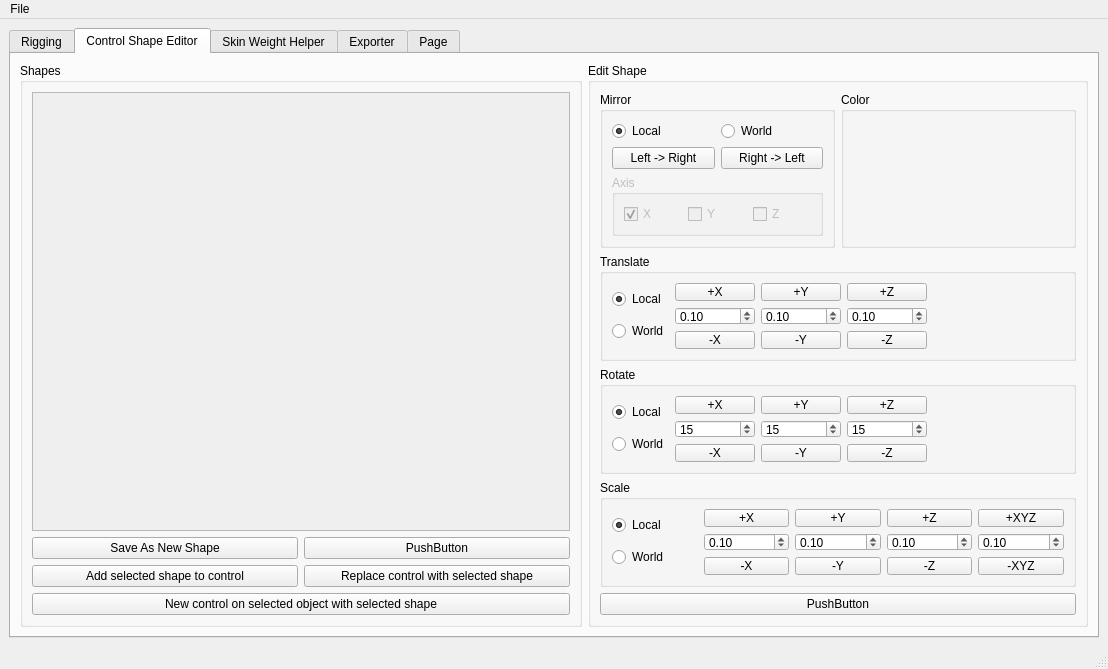
<?xml version="1.0" encoding="UTF-8"?>
<ui version="4.0">
 <author>Ryan Chan</author>
 <class>MainWindow</class>
 <widget class="QMainWindow" name="MainWindow">
  <property name="geometry">
   <rect>
    <x>0</x>
    <y>0</y>
    <width>1108</width>
    <height>669</height>
   </rect>
  </property>
  <property name="minimumSize">
   <size>
    <width>400</width>
    <height>600</height>
   </size>
  </property>
  <property name="windowTitle">
   <string>MainWindow</string>
  </property>
  <widget class="QWidget" name="centralwidget">
   <property name="toolTipDuration">
    <number>-1</number>
   </property>
   <layout class="QVBoxLayout" name="verticalLayout">
    <item>
     <widget class="QTabWidget" name="tabWidget">
      <property name="autoFillBackground">
       <bool>false</bool>
      </property>
      <property name="currentIndex">
       <number>1</number>
      </property>
      <property name="usesScrollButtons">
       <bool>true</bool>
      </property>
      <property name="tabsClosable">
       <bool>false</bool>
      </property>
      <property name="tabBarAutoHide">
       <bool>false</bool>
      </property>
      <widget class="QWidget" name="tab">
       <attribute name="title">
        <string>Rigging</string>
       </attribute>
       <layout class="QHBoxLayout" name="horizontalLayout_3">
        <item>
         <widget class="QGroupBox" name="groupBox">
          <property name="title">
           <string>Rig Assets</string>
          </property>
          <layout class="QVBoxLayout" name="verticalLayout_6">
           <item>
            <widget class="QColumnView" name="columnView_3"/>
           </item>
          </layout>
         </widget>
        </item>
        <item>
         <widget class="QGroupBox" name="groupBox_2">
          <property name="title">
           <string>Rig Tree</string>
          </property>
          <layout class="QVBoxLayout" name="verticalLayout_5">
           <item>
            <widget class="QTreeWidget" name="treeWidget">
             <property name="horizontalScrollBarPolicy">
              <enum>Qt::ScrollBarAlwaysOff</enum>
             </property>
             <property name="sizeAdjustPolicy">
              <enum>QAbstractScrollArea::AdjustIgnored</enum>
             </property>
             <property name="allColumnsShowFocus">
              <bool>false</bool>
             </property>
             <property name="columnCount">
              <number>3</number>
             </property>
             <attribute name="headerVisible">
              <bool>false</bool>
             </attribute>
             <attribute name="headerHighlightSections">
              <bool>false</bool>
             </attribute>
             <attribute name="headerMinimumSectionSize">
              <number>40</number>
             </attribute>
             <attribute name="headerShowSortIndicator" stdset="0">
              <bool>false</bool>
             </attribute>
             <column>
              <property name="text">
               <string>Name</string>
              </property>
             </column>
             <column>
              <property name="text">
               <string>Type</string>
              </property>
             </column>
             <column>
              <property name="text">
               <string>Version</string>
              </property>
             </column>
            </widget>
           </item>
          </layout>
         </widget>
        </item>
        <item>
         <widget class="QGroupBox" name="groupBox_3">
          <property name="title">
           <string>Attribute Editor</string>
          </property>
          <layout class="QVBoxLayout" name="verticalLayout_7">
           <item>
            <widget class="QGroupBox" name="groupBox_4">
             <property name="title">
              <string>Selected joint</string>
             </property>
             <layout class="QVBoxLayout" name="verticalLayout_8">
              <item>
               <widget class="QColumnView" name="columnView_2"/>
              </item>
             </layout>
            </widget>
           </item>
           <item>
            <widget class="QPushButton" name="pushButton_3">
             <property name="text">
              <string>Update Rig</string>
             </property>
            </widget>
           </item>
          </layout>
         </widget>
        </item>
        <item>
         <layout class="QVBoxLayout" name="verticalLayout_2">
          <item>
           <widget class="QPushButton" name="pushButton">
            <property name="maximumSize">
             <size>
              <width>40</width>
              <height>40</height>
             </size>
            </property>
            <property name="text">
             <string>Show Locators</string>
            </property>
           </widget>
          </item>
          <item>
           <widget class="QPushButton" name="pushButton_2">
            <property name="maximumSize">
             <size>
              <width>40</width>
              <height>40</height>
             </size>
            </property>
            <property name="text">
             <string>Show mesh</string>
            </property>
           </widget>
          </item>
          <item>
           <widget class="QPushButton" name="pushButton_7">
            <property name="maximumSize">
             <size>
              <width>40</width>
              <height>40</height>
             </size>
            </property>
            <property name="text">
             <string>ShowControls</string>
            </property>
           </widget>
          </item>
          <item>
           <widget class="QPushButton" name="pushButton_38">
            <property name="maximumSize">
             <size>
              <width>40</width>
              <height>40</height>
             </size>
            </property>
            <property name="text">
             <string>ShopLRA</string>
            </property>
           </widget>
          </item>
          <item>
           <widget class="Line" name="line">
            <property name="orientation">
             <enum>Qt::Horizontal</enum>
            </property>
           </widget>
          </item>
          <item>
           <widget class="QPushButton" name="pushButton_8">
            <property name="maximumSize">
             <size>
              <width>40</width>
              <height>40</height>
             </size>
            </property>
            <property name="text">
             <string>PushButton</string>
            </property>
           </widget>
          </item>
          <item>
           <widget class="QPushButton" name="pushButton_9">
            <property name="maximumSize">
             <size>
              <width>40</width>
              <height>40</height>
             </size>
            </property>
            <property name="text">
             <string>PushButton</string>
            </property>
           </widget>
          </item>
          <item>
           <widget class="QPushButton" name="pushButton_10">
            <property name="maximumSize">
             <size>
              <width>40</width>
              <height>40</height>
             </size>
            </property>
            <property name="text">
             <string>PushButton</string>
            </property>
           </widget>
          </item>
          <item>
           <spacer name="verticalSpacer">
            <property name="orientation">
             <enum>Qt::Vertical</enum>
            </property>
            <property name="sizeHint" stdset="0">
             <size>
              <width>20</width>
              <height>40</height>
             </size>
            </property>
           </spacer>
          </item>
         </layout>
        </item>
       </layout>
      </widget>
      <widget class="QWidget" name="tab_2">
       <attribute name="title">
        <string>Control Shape Editor</string>
       </attribute>
       <layout class="QHBoxLayout" name="horizontalLayout_2">
        <item>
         <widget class="QGroupBox" name="groupBox_5">
          <property name="title">
           <string>Shapes</string>
          </property>
          <layout class="QVBoxLayout" name="verticalLayout_9">
           <item>
            <layout class="QVBoxLayout" name="verticalLayout_3">
             <item>
              <widget class="QScrollArea" name="scrollArea">
               <property name="widgetResizable">
                <bool>true</bool>
               </property>
               <widget class="QWidget" name="scrollAreaWidgetContents">
                <property name="geometry">
                 <rect>
                  <x>0</x>
                  <y>0</y>
                  <width>536</width>
                  <height>438</height>
                 </rect>
                </property>
               </widget>
              </widget>
             </item>
             <item>
              <layout class="QHBoxLayout" name="horizontalLayout_9">
               <item>
                <widget class="QPushButton" name="pushButton_17">
                 <property name="text">
                  <string>Save As New Shape</string>
                 </property>
                </widget>
               </item>
               <item>
                <widget class="QPushButton" name="pushButton_16">
                 <property name="text">
                  <string>PushButton</string>
                 </property>
                </widget>
               </item>
              </layout>
             </item>
             <item>
              <layout class="QHBoxLayout" name="horizontalLayout_12">
               <item>
                <widget class="QPushButton" name="pushButton_36">
                 <property name="text">
                  <string>Add selected shape to control</string>
                 </property>
                </widget>
               </item>
               <item>
                <widget class="QPushButton" name="pushButton_11">
                 <property name="text">
                  <string>Replace control with selected shape</string>
                 </property>
                </widget>
               </item>
              </layout>
             </item>
             <item>
              <widget class="QPushButton" name="pushButton_37">
               <property name="text">
                <string>New control on selected object with selected shape</string>
               </property>
              </widget>
             </item>
            </layout>
           </item>
          </layout>
         </widget>
        </item>
        <item>
         <widget class="QGroupBox" name="groupBox_6">
          <property name="maximumSize">
           <size>
            <width>500</width>
            <height>16777215</height>
           </size>
          </property>
          <property name="title">
           <string>Edit Shape</string>
          </property>
          <layout class="QVBoxLayout" name="verticalLayout_12">
           <item>
            <layout class="QHBoxLayout" name="horizontalLayout">
             <item>
              <widget class="QGroupBox" name="groupBox_8">
               <property name="title">
                <string>Mirror</string>
               </property>
               <layout class="QVBoxLayout" name="verticalLayout_15">
                <item>
                 <layout class="QHBoxLayout" name="horizontalLayout_7">
                  <item>
                   <widget class="QRadioButton" name="radioButton_3">
                    <property name="text">
                     <string>Local</string>
                    </property>
                    <property name="checked">
                     <bool>true</bool>
                    </property>
                    <attribute name="buttonGroup">
                     <string notr="true">BG_shape_mirror_space</string>
                    </attribute>
                   </widget>
                  </item>
                  <item>
                   <widget class="QRadioButton" name="radioButton_4">
                    <property name="text">
                     <string>World</string>
                    </property>
                    <attribute name="buttonGroup">
                     <string notr="true">BG_shape_mirror_space</string>
                    </attribute>
                   </widget>
                  </item>
                 </layout>
                </item>
                <item>
                 <layout class="QHBoxLayout" name="horizontalLayout_6">
                  <item>
                   <widget class="QPushButton" name="pushButton_14">
                    <property name="text">
                     <string>Left -&gt; Right</string>
                    </property>
                   </widget>
                  </item>
                  <item>
                   <widget class="QPushButton" name="pushButton_15">
                    <property name="text">
                     <string>Right -&gt; Left</string>
                    </property>
                   </widget>
                  </item>
                 </layout>
                </item>
                <item>
                 <widget class="QGroupBox" name="groupBox_9">
                  <property name="enabled">
                   <bool>false</bool>
                  </property>
                  <property name="title">
                   <string>Axis</string>
                  </property>
                  <layout class="QHBoxLayout" name="horizontalLayout_8">
                   <item>
                    <widget class="QCheckBox" name="checkBox_3">
                     <property name="text">
                      <string>X</string>
                     </property>
                     <property name="checked">
                      <bool>true</bool>
                     </property>
                     <property name="tristate">
                      <bool>false</bool>
                     </property>
                    </widget>
                   </item>
                   <item>
                    <widget class="QCheckBox" name="checkBox_2">
                     <property name="text">
                      <string>Y</string>
                     </property>
                    </widget>
                   </item>
                   <item>
                    <widget class="QCheckBox" name="checkBox">
                     <property name="text">
                      <string>Z</string>
                     </property>
                    </widget>
                   </item>
                  </layout>
                 </widget>
                </item>
               </layout>
              </widget>
             </item>
             <item>
              <widget class="QGroupBox" name="groupBox_12">
               <property name="title">
                <string>Color</string>
               </property>
              </widget>
             </item>
            </layout>
           </item>
           <item>
            <layout class="QVBoxLayout" name="verticalLayout_11">
             <item>
              <widget class="QGroupBox" name="groupBox_7">
               <property name="title">
                <string>Translate</string>
               </property>
               <layout class="QHBoxLayout" name="horizontalLayout_5">
                <item>
                 <layout class="QVBoxLayout" name="verticalLayout_13">
                  <item>
                   <widget class="QRadioButton" name="radioButton_2">
                    <property name="text">
                     <string>Local</string>
                    </property>
                    <property name="checked">
                     <bool>true</bool>
                    </property>
                    <attribute name="buttonGroup">
                     <string notr="true">BG_shape_translate_space</string>
                    </attribute>
                   </widget>
                  </item>
                  <item>
                   <widget class="QRadioButton" name="radioButton">
                    <property name="text">
                     <string>World</string>
                    </property>
                    <attribute name="buttonGroup">
                     <string notr="true">BG_shape_translate_space</string>
                    </attribute>
                   </widget>
                  </item>
                 </layout>
                </item>
                <item>
                 <layout class="QVBoxLayout" name="verticalLayout_14">
                  <item>
                   <widget class="QPushButton" name="pushButton_12">
                    <property name="text">
                     <string>+X</string>
                    </property>
                   </widget>
                  </item>
                  <item>
                   <widget class="QDoubleSpinBox" name="doubleSpinBox">
                    <property name="singleStep">
                     <double>0.100000000000000</double>
                    </property>
                    <property name="value">
                     <double>0.100000000000000</double>
                    </property>
                   </widget>
                  </item>
                  <item>
                   <widget class="QPushButton" name="pushButton_13">
                    <property name="text">
                     <string>-X</string>
                    </property>
                   </widget>
                  </item>
                 </layout>
                </item>
                <item>
                 <layout class="QVBoxLayout" name="verticalLayout_19">
                  <item>
                   <widget class="QPushButton" name="pushButton_18">
                    <property name="text">
                     <string>+Y</string>
                    </property>
                   </widget>
                  </item>
                  <item>
                   <widget class="QDoubleSpinBox" name="doubleSpinBox_3">
                    <property name="singleStep">
                     <double>0.100000000000000</double>
                    </property>
                    <property name="value">
                     <double>0.100000000000000</double>
                    </property>
                   </widget>
                  </item>
                  <item>
                   <widget class="QPushButton" name="pushButton_19">
                    <property name="text">
                     <string>-Y</string>
                    </property>
                   </widget>
                  </item>
                 </layout>
                </item>
                <item>
                 <layout class="QVBoxLayout" name="verticalLayout_20">
                  <item>
                   <widget class="QPushButton" name="pushButton_20">
                    <property name="text">
                     <string>+Z</string>
                    </property>
                   </widget>
                  </item>
                  <item>
                   <widget class="QDoubleSpinBox" name="doubleSpinBox_4">
                    <property name="singleStep">
                     <double>0.100000000000000</double>
                    </property>
                    <property name="value">
                     <double>0.100000000000000</double>
                    </property>
                   </widget>
                  </item>
                  <item>
                   <widget class="QPushButton" name="pushButton_21">
                    <property name="text">
                     <string>-Z</string>
                    </property>
                   </widget>
                  </item>
                 </layout>
                </item>
                <item>
                 <spacer name="horizontalSpacer">
                  <property name="orientation">
                   <enum>Qt::Horizontal</enum>
                  </property>
                  <property name="sizeHint" stdset="0">
                   <size>
                    <width>40</width>
                    <height>20</height>
                   </size>
                  </property>
                 </spacer>
                </item>
               </layout>
              </widget>
             </item>
             <item>
              <widget class="QGroupBox" name="groupBox_10">
               <property name="title">
                <string>Rotate</string>
               </property>
               <layout class="QHBoxLayout" name="horizontalLayout_10">
                <item>
                 <layout class="QVBoxLayout" name="verticalLayout_18">
                  <item>
                   <widget class="QRadioButton" name="radioButton_7">
                    <property name="text">
                     <string>Local</string>
                    </property>
                    <property name="checked">
                     <bool>true</bool>
                    </property>
                    <attribute name="buttonGroup">
                     <string notr="true">BG_shape_rotate_space</string>
                    </attribute>
                   </widget>
                  </item>
                  <item>
                   <widget class="QRadioButton" name="radioButton_8">
                    <property name="text">
                     <string>World</string>
                    </property>
                    <attribute name="buttonGroup">
                     <string notr="true">BG_shape_rotate_space</string>
                    </attribute>
                   </widget>
                  </item>
                 </layout>
                </item>
                <item>
                 <layout class="QVBoxLayout" name="verticalLayout_21">
                  <item>
                   <widget class="QPushButton" name="pushButton_22">
                    <property name="text">
                     <string>+X</string>
                    </property>
                   </widget>
                  </item>
                  <item>
                   <widget class="QDoubleSpinBox" name="doubleSpinBox_5">
                    <property name="decimals">
                     <number>0</number>
                    </property>
                    <property name="maximum">
                     <double>360.000000000000000</double>
                    </property>
                    <property name="singleStep">
                     <double>5.000000000000000</double>
                    </property>
                    <property name="value">
                     <double>15.000000000000000</double>
                    </property>
                   </widget>
                  </item>
                  <item>
                   <widget class="QPushButton" name="pushButton_23">
                    <property name="text">
                     <string>-X</string>
                    </property>
                   </widget>
                  </item>
                 </layout>
                </item>
                <item>
                 <layout class="QVBoxLayout" name="verticalLayout_22">
                  <item>
                   <widget class="QPushButton" name="pushButton_24">
                    <property name="text">
                     <string>+Y</string>
                    </property>
                   </widget>
                  </item>
                  <item>
                   <widget class="QDoubleSpinBox" name="doubleSpinBox_6">
                    <property name="decimals">
                     <number>0</number>
                    </property>
                    <property name="maximum">
                     <double>360.000000000000000</double>
                    </property>
                    <property name="singleStep">
                     <double>5.000000000000000</double>
                    </property>
                    <property name="value">
                     <double>15.000000000000000</double>
                    </property>
                   </widget>
                  </item>
                  <item>
                   <widget class="QPushButton" name="pushButton_25">
                    <property name="text">
                     <string>-Y</string>
                    </property>
                   </widget>
                  </item>
                 </layout>
                </item>
                <item>
                 <layout class="QVBoxLayout" name="verticalLayout_23">
                  <item>
                   <widget class="QPushButton" name="pushButton_26">
                    <property name="text">
                     <string>+Z</string>
                    </property>
                   </widget>
                  </item>
                  <item>
                   <widget class="QDoubleSpinBox" name="doubleSpinBox_7">
                    <property name="decimals">
                     <number>0</number>
                    </property>
                    <property name="maximum">
                     <double>360.000000000000000</double>
                    </property>
                    <property name="singleStep">
                     <double>5.000000000000000</double>
                    </property>
                    <property name="value">
                     <double>15.000000000000000</double>
                    </property>
                   </widget>
                  </item>
                  <item>
                   <widget class="QPushButton" name="pushButton_27">
                    <property name="text">
                     <string>-Z</string>
                    </property>
                   </widget>
                  </item>
                 </layout>
                </item>
                <item>
                 <spacer name="horizontalSpacer_2">
                  <property name="orientation">
                   <enum>Qt::Horizontal</enum>
                  </property>
                  <property name="sizeHint" stdset="0">
                   <size>
                    <width>40</width>
                    <height>20</height>
                   </size>
                  </property>
                 </spacer>
                </item>
               </layout>
              </widget>
             </item>
             <item>
              <widget class="QGroupBox" name="groupBox_11">
               <property name="title">
                <string>Scale</string>
               </property>
               <layout class="QHBoxLayout" name="horizontalLayout_11">
                <item>
                 <layout class="QVBoxLayout" name="verticalLayout_24">
                  <item>
                   <widget class="QRadioButton" name="radioButton_9">
                    <property name="text">
                     <string>Local</string>
                    </property>
                    <property name="checked">
                     <bool>true</bool>
                    </property>
                    <attribute name="buttonGroup">
                     <string notr="true">BG_shape_scale_space</string>
                    </attribute>
                   </widget>
                  </item>
                  <item>
                   <widget class="QRadioButton" name="radioButton_10">
                    <property name="text">
                     <string>World</string>
                    </property>
                    <attribute name="buttonGroup">
                     <string notr="true">BG_shape_scale_space</string>
                    </attribute>
                   </widget>
                  </item>
                 </layout>
                </item>
                <item>
                 <layout class="QVBoxLayout" name="verticalLayout_25">
                  <item>
                   <widget class="QPushButton" name="pushButton_28">
                    <property name="text">
                     <string>+X</string>
                    </property>
                   </widget>
                  </item>
                  <item>
                   <widget class="QDoubleSpinBox" name="doubleSpinBox_8">
                    <property name="maximum">
                     <double>100.000000000000000</double>
                    </property>
                    <property name="singleStep">
                     <double>0.100000000000000</double>
                    </property>
                    <property name="value">
                     <double>0.100000000000000</double>
                    </property>
                   </widget>
                  </item>
                  <item>
                   <widget class="QPushButton" name="pushButton_29">
                    <property name="text">
                     <string>-X</string>
                    </property>
                   </widget>
                  </item>
                 </layout>
                </item>
                <item>
                 <layout class="QVBoxLayout" name="verticalLayout_26">
                  <item>
                   <widget class="QPushButton" name="pushButton_30">
                    <property name="text">
                     <string>+Y</string>
                    </property>
                   </widget>
                  </item>
                  <item>
                   <widget class="QDoubleSpinBox" name="doubleSpinBox_9">
                    <property name="maximum">
                     <double>100.000000000000000</double>
                    </property>
                    <property name="singleStep">
                     <double>0.100000000000000</double>
                    </property>
                    <property name="value">
                     <double>0.100000000000000</double>
                    </property>
                   </widget>
                  </item>
                  <item>
                   <widget class="QPushButton" name="pushButton_31">
                    <property name="text">
                     <string>-Y</string>
                    </property>
                   </widget>
                  </item>
                 </layout>
                </item>
                <item>
                 <layout class="QVBoxLayout" name="verticalLayout_27">
                  <item>
                   <widget class="QPushButton" name="pushButton_32">
                    <property name="text">
                     <string>+Z</string>
                    </property>
                   </widget>
                  </item>
                  <item>
                   <widget class="QDoubleSpinBox" name="doubleSpinBox_10">
                    <property name="maximum">
                     <double>100.000000000000000</double>
                    </property>
                    <property name="singleStep">
                     <double>0.100000000000000</double>
                    </property>
                    <property name="value">
                     <double>0.100000000000000</double>
                    </property>
                   </widget>
                  </item>
                  <item>
                   <widget class="QPushButton" name="pushButton_33">
                    <property name="text">
                     <string>-Z</string>
                    </property>
                   </widget>
                  </item>
                 </layout>
                </item>
                <item>
                 <layout class="QVBoxLayout" name="verticalLayout_28">
                  <item>
                   <widget class="QPushButton" name="pushButton_34">
                    <property name="text">
                     <string>+XYZ</string>
                    </property>
                   </widget>
                  </item>
                  <item>
                   <widget class="QDoubleSpinBox" name="doubleSpinBox_11">
                    <property name="maximum">
                     <double>100.000000000000000</double>
                    </property>
                    <property name="singleStep">
                     <double>0.100000000000000</double>
                    </property>
                    <property name="value">
                     <double>0.100000000000000</double>
                    </property>
                   </widget>
                  </item>
                  <item>
                   <widget class="QPushButton" name="pushButton_35">
                    <property name="text">
                     <string>-XYZ</string>
                    </property>
                   </widget>
                  </item>
                 </layout>
                </item>
               </layout>
              </widget>
             </item>
             <item>
              <spacer name="verticalSpacer_2">
               <property name="orientation">
                <enum>Qt::Vertical</enum>
               </property>
               <property name="sizeHint" stdset="0">
                <size>
                 <width>20</width>
                 <height>40</height>
                </size>
               </property>
              </spacer>
             </item>
             <item>
              <widget class="QPushButton" name="pushButton_4">
               <property name="text">
                <string>PushButton</string>
               </property>
              </widget>
             </item>
            </layout>
           </item>
          </layout>
         </widget>
        </item>
       </layout>
      </widget>
      <widget class="QWidget" name="tab_3">
       <attribute name="title">
        <string>Skin Weight Helper</string>
       </attribute>
       <layout class="QVBoxLayout" name="verticalLayout_4">
        <item>
         <widget class="QPushButton" name="pushButton_6">
          <property name="text">
           <string>PushButton</string>
          </property>
         </widget>
        </item>
       </layout>
      </widget>
      <widget class="QWidget" name="tab_4">
       <attribute name="title">
        <string>Exporter</string>
       </attribute>
       <layout class="QHBoxLayout" name="horizontalLayout_4">
        <item>
         <widget class="QLineEdit" name="lineEdit">
          <property name="text">
           <string>Save as file name then reopen as filename_working (the file exported is not being worked on, but is replaced when exported.)</string>
          </property>
         </widget>
        </item>
        <item>
         <widget class="QPushButton" name="pushButton_5">
          <property name="text">
           <string>PushButton</string>
          </property>
         </widget>
        </item>
       </layout>
      </widget>
      <widget class="QWidget" name="tab_5">
       <attribute name="title">
        <string>Page</string>
       </attribute>
       <widget class="QLabel" name="label">
        <property name="geometry">
         <rect>
          <x>160</x>
          <y>100</y>
          <width>331</width>
          <height>191</height>
         </rect>
        </property>
        <property name="text">
         <string>Was thinking about a game/animation exporter, but the game rig and maybe mesh can be exported with the other exporter</string>
        </property>
        <property name="wordWrap">
         <bool>true</bool>
        </property>
       </widget>
      </widget>
     </widget>
    </item>
   </layout>
  </widget>
  <widget class="QMenuBar" name="menubar">
   <property name="geometry">
    <rect>
     <x>0</x>
     <y>0</y>
     <width>1108</width>
     <height>21</height>
    </rect>
   </property>
   <widget class="QMenu" name="menuFile">
    <property name="title">
     <string>File</string>
    </property>
    <addaction name="actionImport"/>
   </widget>
   <addaction name="menuFile"/>
  </widget>
  <widget class="QStatusBar" name="statusbar"/>
  <action name="actionImport">
   <property name="text">
    <string>Import File</string>
   </property>
   <property name="toolTip">
    <string>This will open a maya file. Please save your work!</string>
   </property>
  </action>
 </widget>
 <resources/>
 <connections/>
 <buttongroups>
  <buttongroup name="BG_shape_mirror_space"/>
  <buttongroup name="BG_shape_rotate_space"/>
  <buttongroup name="BG_shape_translate_space"/>
  <buttongroup name="BG_shape_scale_space"/>
 </buttongroups>
</ui>
